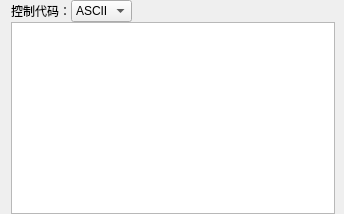
                          <widget class="QWidget" name="widget_19" native="true">
                           <layout class="QVBoxLayout" name="verticalLayout_4">
                            <property name="spacing">
                             <number>0</number>
                            </property>
                            <property name="topMargin">
                             <number>0</number>
                            </property>
                            <property name="rightMargin">
                             <number>9</number>
                            </property>
                            <property name="bottomMargin">
                             <number>0</number>
                            </property>
                            <item>
                             <widget class="QWidget" name="widget_18" native="true">
                              <layout class="QHBoxLayout" name="horizontalLayout_14">
                               <property name="spacing">
                                <number>0</number>
                               </property>
                               <property name="leftMargin">
                                <number>0</number>
                               </property>
                               <property name="topMargin">
                                <number>0</number>
                               </property>
                               <property name="rightMargin">
                                <number>0</number>
                               </property>
                               <property name="bottomMargin">
                                <number>0</number>
                               </property>
                               <item>
                                <widget class="QLabel" name="label_6">
                                 <property name="font">
                                  <font>
                                   <family>微软雅黑</family>
                                  </font>
                                 </property>
                                 <property name="text">
                                  <string>控制代码：</string>
                                 </property>
                                </widget>
                               </item>
                               <item>
                                <widget class="QComboBox" name="comboBox_hexOption">
                                 <item>
                                  <property name="text">
                                   <string>ASCII</string>
                                  </property>
                                 </item>
                                 <item>
                                  <property name="text">
                                   <string>HEX</string>
                                  </property>
                                 </item>
                                </widget>
                               </item>
                               <item>
                                <spacer name="horizontalSpacer_24">
                                 <property name="orientation">
                                  <enum>Qt::Horizontal</enum>
                                 </property>
                                 <property name="sizeHint" stdset="0">
                                  <size>
                                   <width>203</width>
                                   <height>20</height>
                                  </size>
                                 </property>
                                </spacer>
                               </item>
                              </layout>
                             </widget>
                            </item>
                            <item>
                             <widget class="QPlainTextEdit" name="plainTextEdit_ctrlData">
                              <property name="sizePolicy">
                               <sizepolicy hsizetype="Preferred" vsizetype="Preferred">
                                <horstretch>0</horstretch>
                                <verstretch>0</verstretch>
                               </sizepolicy>
                              </property>
                             </widget>
                            </item>
                           </layout>
                          </widget>
